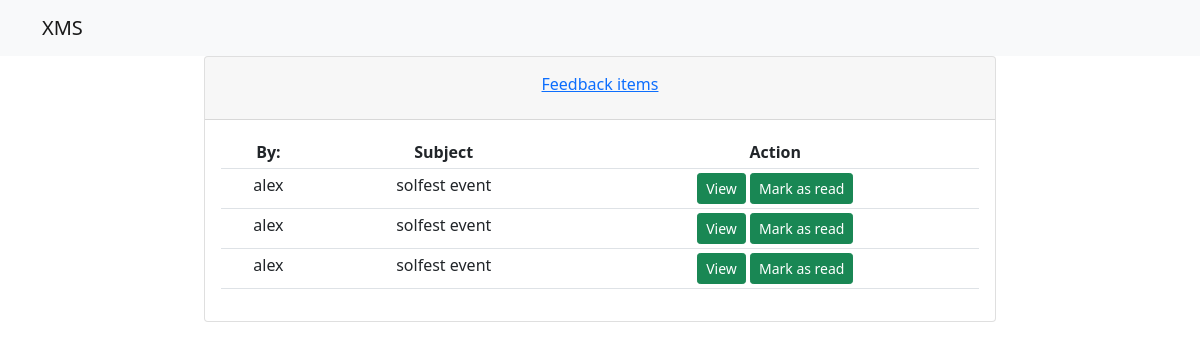
/view_feedback, run on the app's committed database.
### xp_app/models.py (models this page shows, shortened)
class Feedback(models.Model):
    user = models.ForeignKey(User, on_delete=models.CASCADE)
    subject = models.CharField(max_length=50)
    message = models.TextField()
    timestamp = models.DateTimeField(auto_now_add=True)

class User(AbstractUser):
    is_admin = models.BooleanField('Is admin', default=False)
    is_customer = models.BooleanField('Is customer', default=False)
    is_employee = models.BooleanField('Is employee', default=False)
    profile_pic = models.ImageField(null=True, blank=True, upload_to='images/')

### xp_app/views.py (the view)
# urls.py: path('view_feedback', views.view_feedback, name='view_feedback'),
def view_feedback(request):
    feedbacks = Feedback.objects.all()
    context = {'feedbacks': feedbacks}
    return render(request, 'view_feedback.html', context)

### templates/view_feedback.html (shortened to what this page needs)
{% load static %}
<!DOCTYPE html>
<html lang="en">
<head>
    <link href="https://cdn.jsdelivr.net/npm/bootstrap@5.0.2/dist/css/bootstrap.min.css" rel="stylesheet"
>
    <link rel="stylesheet" href="https://cdn.jsdelivr.net/npm/@fortawesome/fontawesome-free@5.15.4/css/fontawesome.min.css"
>
</head>
<body>
<nav class="navbar navbar-expand-lg navbar-light bg-light">
    <div class="container">
        <a class="navbar-brand" href="#">XMS</a>
    </div>
</nav>
<div class="row">
    <div class="col-sm-2"></div>
    <div class="col-sm-8">
        <div class="card text-center text-dark mb-3">
            <div class="card-header" id="headingOne">
                <h5 class="">
                    <button class="btn btn-link" data-bs-toggle="collapse" data-bs-target="#collapseOne" aria-expanded="true" aria-controls="collapseOne">
                        Feedback items
                    </button>
                </h5>
            </div>
            <div id="collapseOne" class="collapse show" aria-labelledby="headingOne" data-bs-parent="#accordion">
                <div class="card-body">
                    <table class="table table-sm">
                        <tr>
                            <th class="text-center">By: </th>
                            <th class="text-center">Subject</th>
                            <th class="text-center">Action</th>
                        </tr>
                        {% if feedbacks %}
                            {% for feedback in feedbacks %}
                                <tr>
                                    <td class="text-center">{{ feedback.user.username }}</td>
                                    <td class="text-center">{{ feedback.subject }}</td>
                                    <td class="text-center">
                                        <button class="btn btn-sm btn-success">View</button>
                                        <button class="btn btn-sm btn-success mark-as-read" onclick="markAsRead(this)">Mark as read</button>
                                    </td>
                                </tr>
                            {% endfor %}
                        {% endif %}
                    </table>
                </div>
            </div>
        </div>
    </div>
</div>
</body>
</html>

### templates/view_feedback.html (style rules this page uses)
.text-center { text-align: center; }

### data on the page
Feedback: user.username "alex", subject "solfest event"
Feedback: user.username "alex", subject "solfest event"
Feedback: user.username "alex", subject "solfest event"
